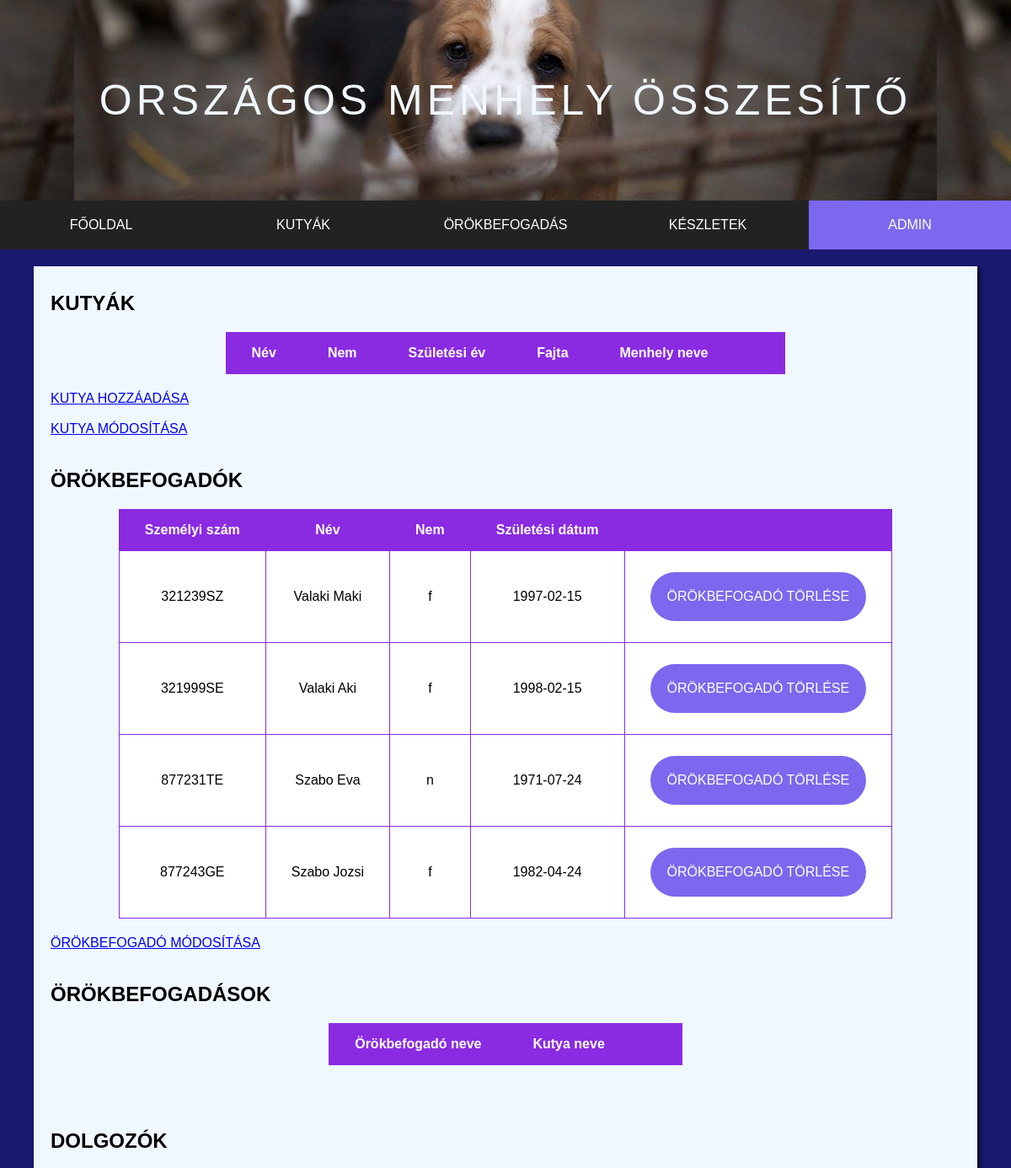
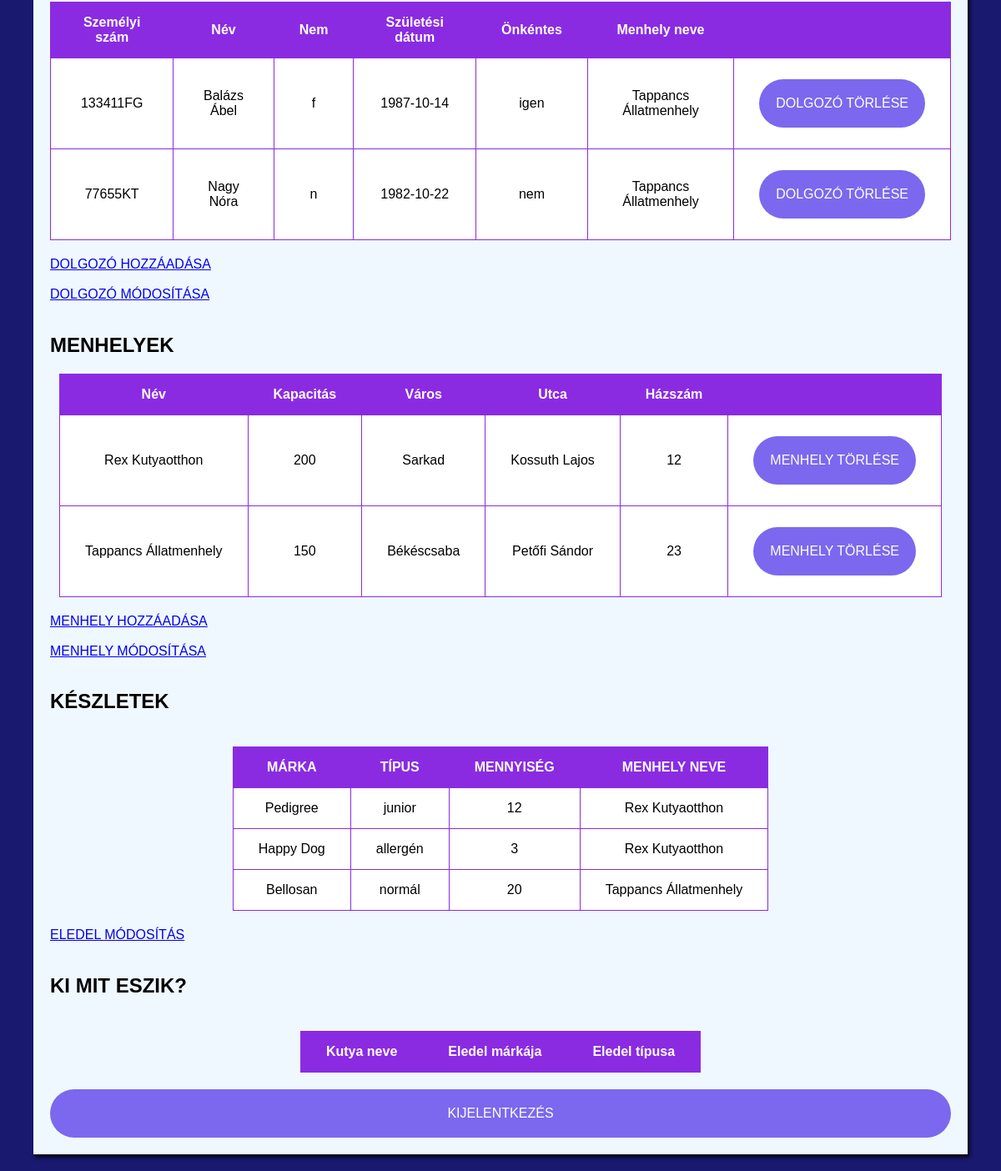
Screenshot of /adminf.php with the database file from the repository (2 pictures, top to bottom).
### tables this page shows
CREATE TABLE Orokbefogado(
    szigszam CHAR(8) PRIMARY KEY,
    nev VARCHAR(255) NOT NULL,
    nem CHAR(1),
    szul_datum DATE
);

CREATE TABLE Dolgozo(
    szigszam CHAR(8) PRIMARY KEY,
    nev VARCHAR(255) NOT NULL,
    nem CHAR(1),
    szul_datum DATE,
    onkentes BOOLEAN DEFAULT true,
    menhely_nev VARCHAR(255) NOT NULL,
    FOREIGN KEY(menhely_nev) 
		REFERENCES Menhely(nev)
);

CREATE TABLE Menhely(
    nev VARCHAR(255) PRIMARY KEY,
    kapacitas INT NOT NULL,
    varos VARCHAR(255),
    utca VARCHAR(255),
    hazszam INT
);

CREATE TABLE Eledel(
    keszlet_kod INT PRIMARY KEY AUTO_INCREMENT,
    marka VARCHAR(255) NOT NULL,
    tipus VARCHAR(255) NOT NULL,
    mennyiseg INT,
    menhely_nev VARCHAR(255) NOT NULL,
    FOREIGN KEY(menhely_nev) 
		  REFERENCES Menhely(nev)
);

### common/db_fuggvenyek.php (called while the page is built, shortened)
<?php
function menhely_csatlakozas(){
    $conn = mysqli_connect("localhost", "root", "") or die("Csatlakozási hiba");
    mysqli_query($conn, 'SET NAMES utf8');
    mysqli_query($conn, "SET character_set_results=utf8");
    mysqli_set_charset($conn, 'utf8');
    return $conn;
}
function orokbefogado_lista() {
    if ( !($conn = menhely_csatlakozas()) ) {
        return false;
    }
    $result = mysqli_query( $conn,"SELECT szigszam, nev, nem, szul_datum FROM OROKBEFOGADO");
    return $result;
}
function menhely_lista() {
    if ( !($conn = menhely_csatlakozas()) ) {
        return false;
    }
    $result = mysqli_query( $conn,"SELECT nev, kapacitas, varos, utca, hazszam FROM MENHELY");
    return $result;
}
function dolgozo_lista() {
    if ( !($conn = menhely_csatlakozas()) ) {
        return false;
    }
    $result = mysqli_query( $conn,"SELECT szigszam, nev, nem, szul_datum, onkentes, menhely_nev FROM DOLGOZO");
    return $result;
}

### adminf.php (the view, shortened to what this page needs)
<!DOCTYPE html>
<html lang="hu">
<head>
    <link rel="stylesheet" href="menhely.css">
</head>
<body>
<?php
include_once "common/fuggvenyek.php";
include_once "common/header.php";
include_once "common/db_fuggvenyek.php";
if ( !($conn = menhely_csatlakozas()) ) {
    return false;
}
?>
<main>
    <h2>KUTYÁK</h2>
    <table border="1">
        <tr>
            <th>Név</th>
            <th>Nem</th>
            <th>Születési év</th>
            <th>Fajta</th>
            <th>Menhely neve</th>
            <th></th>
        </tr>
    </table>
    <a href="kutyafelvitel1.php" class="egyseges">KUTYA HOZZÁADÁSA</a>
    <br>
    <br>
    <a href="kutyamodositas1.php" class="egyseges">KUTYA MÓDOSÍTÁSA</a>
    <br>
    <br>
    <h2>ÖRÖKBEFOGADÓK</h2>
    <table border="1">
        <tr>
            <th>Személyi szám</th>
            <th>Név</th>
            <th>Nem</th>
            <th>Születési dátum</th>
            <th></th>
        </tr>
        <?php
        $orokbefogadok = orokbefogado_lista();
        while( $egySor = mysqli_fetch_assoc($orokbefogadok) ) {
            echo '<tr>';
            echo '<td>'. $egySor["szigszam"] .'</td>';
            echo '<td>'. $egySor["nev"] .'</td>';
            echo '<td>'. $egySor["nem"] .'</td>';
            echo '<td>'. $egySor["szul_datum"] .'</td>';
            echo '<td><form method="POST" action="torles.php">
				  <input type="hidden" name="toroltorokbefogado" value="'.$egySor["szigszam"].'" />
				  <input type="submit" value="Örökbefogadó törlése" />
		          </form></td>';
            echo '</tr>';
        }
        ?>
    </table>
    <a href="orokbefogadomodositas1.php" class="egyseges">ÖRÖKBEFOGADÓ MÓDOSÍTÁSA</a>
    <br>
    <br>
    <h2>ÖRÖKBEFOGADÁSOK</h2>
    <table border="1">
        <tr>
            <th>Örökbefogadó neve</th>
            <th>Kutya neve</th>
            <th></th>
        </tr>
    </table>
    <br>
    <br>
    <h2>DOLGOZÓK</h2>
    <table border="1">
        <tr>
            <th>Személyi szám</th>
            <th>Név</th>
            <th>Nem</th>
            <th>Születési dátum</th>
            <th>Önkéntes</th>
            <th>Menhely neve</th>
            <th></th>
        </tr>
        <?php
        $dolgozok = dolgozo_lista();
        while( $egySor = mysqli_fetch_assoc($dolgozok) ) {
            echo '<tr>';
            echo '<td>'. $egySor["szigszam"] .'</td>';
            echo '<td>'. $egySor["nev"] .'</td>';
            echo '<td>'. $egySor["nem"] .'</td>';
            echo '<td>'. $egySor["szul_datum"] .'</td>';
            if($egySor["onkentes"] == 1) {
                echo '<td>igen</td>';
            }else {
                echo '<td>nem</td>';
            }
            echo '<td>'. $egySor["menhely_nev"] .'</td>';
            echo '<td><form method="POST" action="torles.php">
				  <input type="hidden" name="toroltdolgozo" value="'.$egySor["szigszam"].'" />
				  <input type="submit" value="Dolgozó törlése" />
		          </form></td>';
            echo '</tr>';
        }
        ?>
    </table>
    <a href="dolgozofelvitel1.php" class="egyseges">DOLGOZÓ HOZZÁADÁSA</a>
    <br>
    <br>
    <a href="dolgozomodositas1.php" class="egyseges">DOLGOZÓ MÓDOSÍTÁSA</a>
    <br>
    <br>
    <h2>MENHELYEK</h2>
    <table border="1">
        <tr>
            <th>Név</th>
            <th>Kapacitás</th>
            <th>Város</th>
            <th>Utca</th>
            <th>Házszám</th>
            <th></th>
        </tr>
        <?php
        $menhelyek = menhely_lista();
        while( $egySor = mysqli_fetch_assoc($menhelyek) ) {
            echo '<tr>';
            echo '<td>'. $egySor["nev"] .'</td>';
            echo '<td>'. $egySor["kapacitas"] .'</td>';
            echo '<td>'. $egySor["varos"] .'</td>';
            echo '<td>'. $egySor["utca"] .'</td>';
            echo '<td>'. $egySor["hazszam"] .'</td>';
            echo '<td><form method="POST" action="torles.php">
				  <input type="hidden" name="toroltmenhely" value="'.$egySor["nev"].'" />
				  <input type="submit" value="Menhely törlése" />
		          </form></td>';
            echo '</tr>';
        }
        ?>
    </table>
    <a href="menhelyfelvitel1.php" class="egyseges">MENHELY HOZZÁADÁSA</a>
    <br>
    <br>
    <a href="menhelymodositas1.php" class="egyseges">MENHELY MÓDOSÍTÁSA</a>
    <br>
    <br>
    <h2>KÉSZLETEK</h2>
    <table border="1">
        <?php
        if ( mysqli_select_db($conn, 'menhely') ) {
            $sql = "SELECT keszlet_kod, marka, tipus, mennyiseg, menhely_nev FROM Eledel ORDER BY menhely_nev";
            $res = mysqli_query($conn, $sql) or die ('Hibás utasítás!');
            echo '<table border=1>';
            echo '<tr>';
            echo '<th>MÁRKA</th>';
            echo '<th>TÍPUS</th>';
            echo '<th>MENNYISÉG</th>';
            echo '<th>MENHELY NEVE</th>';
            echo '</tr>';
            while ( ($current_row = mysqli_fetch_assoc($res))!= null) {
                echo '<tr>';
                echo '<td>' . $current_row["marka"] . '</td>';
                echo '<td>' . $current_row["tipus"] . '</td>';
                echo '<td>' . $current_row["mennyiseg"] . '</td>';
                echo '<td>' . $current_row["menhely_nev"] . '</td>';
                echo '</tr>';
            }
            echo '</table>';
        } else {
            die('Nem sikerült csatlakozni az adatbázishoz.');
        }
        ?>
    </table>
    <a href="eledelmodositas1.php" class="egyseges">ELEDEL MÓDOSÍTÁS</a>
    <br>
    <br>
    <h2>KI MIT ESZIK?</h2>
    <table border="1">
        <?php
        echo '<table border=1>';
        echo '<tr>';
        echo '<th>Kutya neve</th>';
        echo '<th>Eledel márkája</th>';
        echo '<th>Eledel típusa</th>';
        echo '</tr>';
        echo '</table>';
        ?>
    </table>
    <form action="kijelentkezes.php" method="POST" class="logout-form">
        <input type="submit" name="logout-btn" value="Kijelentkezés">
    </form>
</main>
</body>
</html>

### menhely.css (style rules this page uses)
body { background-color: midnightblue; font-family: Arial, Verdana, sans-serif; margin: 0; padding: 0; }
main { text-align: justify; background-color: aliceblue; margin: 20px auto; padding: 10px 20px; width: 90%; box-shadow: 2px 3px 5px #000; }
table { background-color: #fff; margin: 20px auto; border-collapse: collapse; }
th, td { border: 1px solid blueviolet; padding: 15px 30px; text-align: center; }
tr:first-child { background-color: blueviolet; color: #fff; }
form > input, form > select { display: block; margin: 10px auto; padding: 10px; box-sizing: border-box; width: 100%; height: 50%; }
input[type="submit"] { font-size: 100%; background-color: mediumslateblue; color: #fff; padding: 20px; border: none; border-radius: 100px; text-transform: uppercase; cursor: pointer; }
form input[type="submit"] { margin-top: 10px; }
.egyseges { text-align: center; margin: 0 auto 0 auto; position: center; }

### rows the page displays
orokbefogado: szigszam "321239SZ", nev "Valaki Maki", nem "f", szul_datum "1997-02-15"
orokbefogado: szigszam "321999SE", nev "Valaki Aki", nem "f", szul_datum "1998-02-15"
orokbefogado: szigszam "877231TE", nev "Szabo Eva", nem "n", szul_datum "1971-07-24"
orokbefogado: szigszam "877243GE", nev "Szabo Jozsi", nem "f", szul_datum "1982-04-24"
dolgozo: szigszam "133411FG", nev "Balázs Ábel", nem "f", szul_datum "1987-10-14", onkentes "igen", menhely_nev "Tappancs Állatmenhely"
dolgozo: szigszam "77655KT", nev "Nagy Nóra", nem "n", szul_datum "1982-10-22", onkentes "nem", menhely_nev "Tappancs Állatmenhely"
menhely: nev "Rex Kutyaotthon", kapacitas "200", varos "Sarkad", utca "Kossuth Lajos", hazszam "12"
menhely: nev "Tappancs Állatmenhely", kapacitas "150", varos "Békéscsaba", utca "Petőfi Sándor", hazszam "23"
eledel: marka "Pedigree", tipus "junior", mennyiseg "12", menhely_nev "Rex Kutyaotthon"
eledel: marka "Happy Dog", tipus "allergén", mennyiseg "3", menhely_nev "Rex Kutyaotthon"
eledel: marka "Bellosan", tipus "normál", mennyiseg "20", menhely_nev "Tappancs Állatmenhely"
